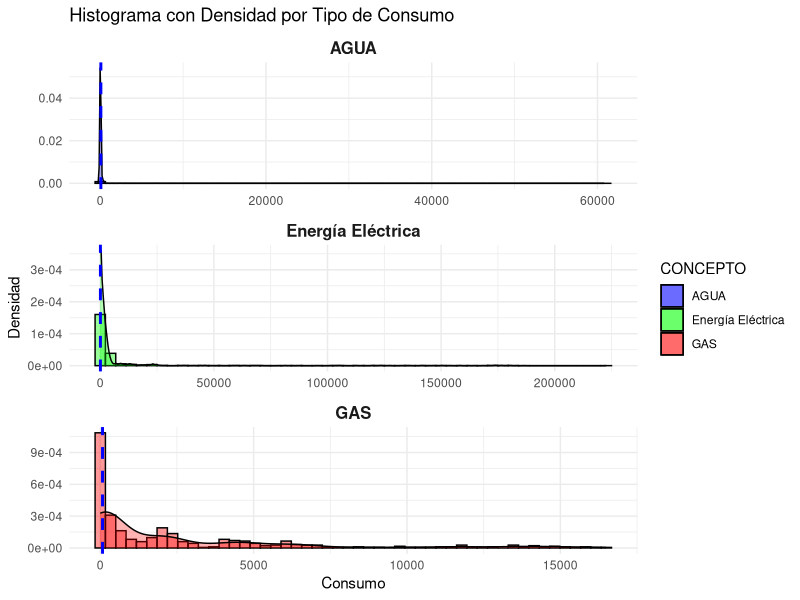
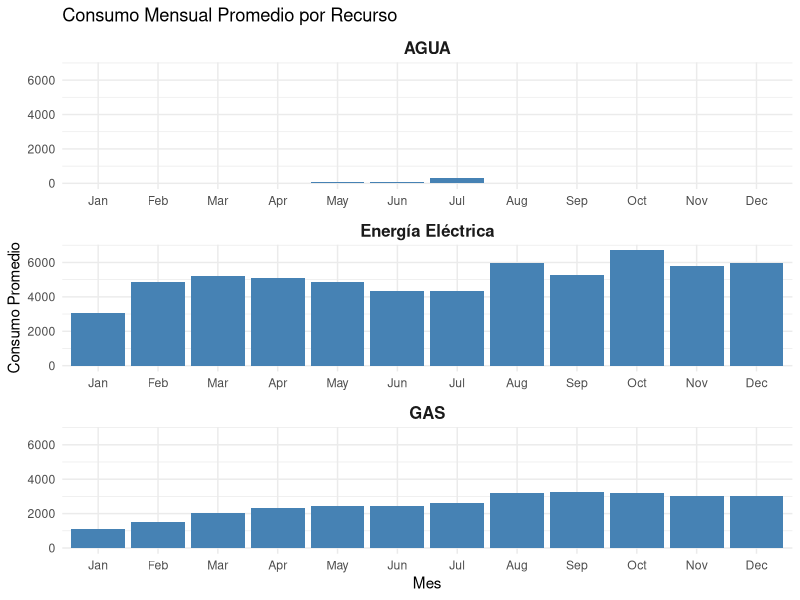
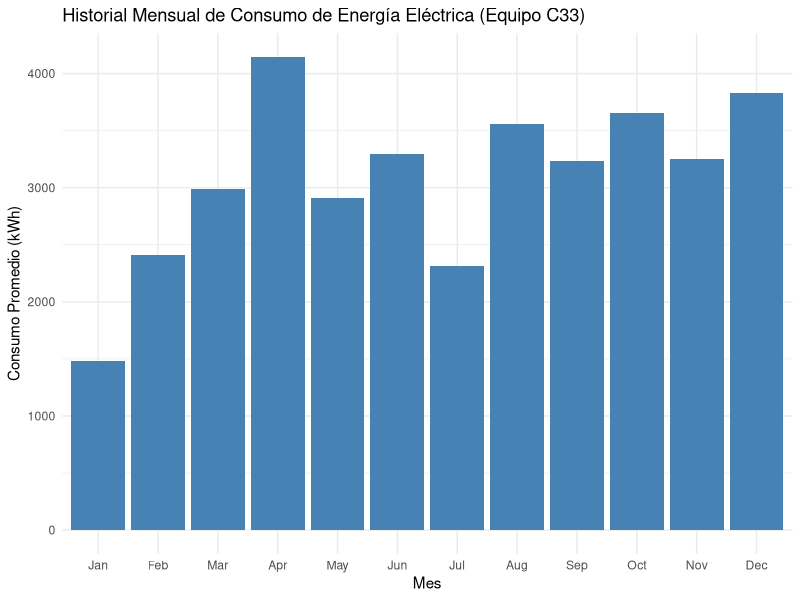
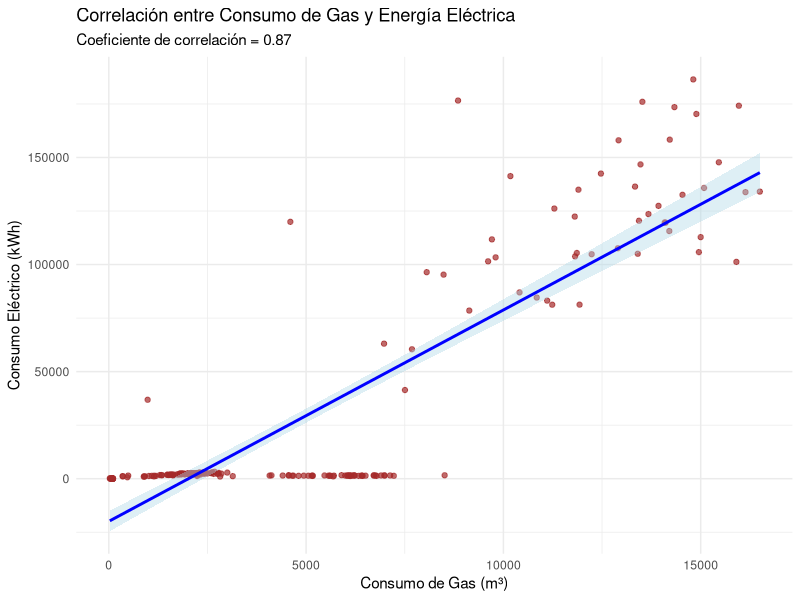

Here is the R script that generated these plots, in order:
## ---- chunk 1
knitr::opts_chunk$set(echo = TRUE)
## ---- chunk 2
data_f <- read.csv("./dataset/data_f.csv", stringsAsFactors = FALSE, check.names = FALSE, row.names = NULL, sep = ";")
## ---- chunk 3
library(dplyr)

# Elimina filas donde FECHA INICIO es NA
data_f <- data_f %>%
  filter(!(is.na(`FECHA INICIO`) | `FECHA INICIO` == ""))

# Elimina filas donde CONSUMO es NA
data_f <- data_f %>% 
  filter(!is.na(CONSUMO) & CONSUMO != "")

# Elimina filas donde CONCEPTO es NA
data_f <- data_f %>% 
  filter(!is.na(CONCEPTO) & CONCEPTO != "")

# Modifica la (,) por (.) en 3 variables
data_f <- data_f %>%
  mutate(
    CONSUMO = as.numeric(gsub(",", ".", CONSUMO)),
    ID = as.character(ID),
    `ID Unico` = as.character(`ID Unico`)
  )

# Informe:
data_original <- read.csv("./dataset/data_f.csv", stringsAsFactors = FALSE, check.names = FALSE, row.names = NULL, sep = ";")
diferencia_filas <-nrow(data_original) - nrow(data_f)
cat("cantidad de filas eliminadas: ", diferencia_filas)
cat("cantidad de datos ajustados: ", nrow(data_f)*3)

rm(data_original)
## ---- chunk 4
library(knitr)
concepto <- c("A. COMPRIMIDO", "AGUA", "CDD", "Delta P", "Energía Eléctrica", "Energía Refrigeración", "GAS", "HDD", "Running Time", "VACIO", "VAPOR")

unidades<- c("[m3]", "[m3]", "[°C]", "[inHg] [mBAR]", "[kWh]", "[TNh]", "[m3]", "[°C]", "[hrs]", "[m3]", "[kg] [Tn]")

tabla_variables <- data.frame(concepto, unidades)

# Mostrar la tabla con knitr
kable(tabla_variables, caption = "Tabla de unidades de cada concepto")
## ---- chunk 5
library(knitr)
# Definir los vectores con los datos
variables <- c("FECHA INICIO", "FECHA TERMINO", "CONCEPTO", "LINE", 
               "KEY Equipment", "UNIDAD", "CONSUMO", "ID", "ID Unico", 
               "ID FABRICACION")

tipos <- c("continua", "continua", "nominal", "nominal", "nominal", "nominal", 
           "Continua", "Discreta", "Discreta", "nominal")

# Crear el data frame
tabla_variables <- data.frame(variables, tipos)

# Mostrar la tabla con knitr
kable(tabla_variables, caption = "Tabla de variables y tipos de datos")
## ---- chunk 6
library(knitr)
media_data  <- aggregate(CONSUMO ~ CONCEPTO, data = data_f, FUN = mean)
kable(media_data, caption = "Media de consumo por Concepto", digits = 2)
## ---- chunk 7
library(knitr)
mediana_data <- aggregate(CONSUMO ~ CONCEPTO, data = data_f, FUN = median)
kable(mediana_data, caption = "Mediana de consumo por Concepto", digits = 2)
## ---- chunk 8
library(knitr)
# Función para calcular la moda
getmode <- function(v) {
  uniqv <- unique(v)
  uniqv[which.max(tabulate(match(v, uniqv)))]
}
moda_data <- aggregate(CONSUMO ~ CONCEPTO, data = data_f, FUN = getmode)
kable(moda_data, caption = "moda de consumo por Concepto", digits = 2)
## ---- chunk 9
library(knitr)
sd_data  <- aggregate(CONSUMO ~ CONCEPTO, data = data_f, FUN = sd)
kable(sd_data, caption = "Desv. estándar de consumo por Concepto", digits = 2)
## ---- chunk 10
library(knitr)
cv_data <- aggregate(CONSUMO ~ CONCEPTO, data = data_f, FUN = function(x) sd(x) / mean(x))
kable(sd_data, caption = "Coeficiente de variación de consumo por Concepto", digits = 2)
## ---- chunk 11
library(dplyr)
library(knitr)

tabla_resumen <- merge(mediana_data, media_data, by = "CONCEPTO", suffixes = c(".mediana", ".media")) %>%
  merge(moda_data, by = "CONCEPTO") %>%
  merge(sd_data, by = "CONCEPTO", suffixes = c("", ".sd")) %>%
  merge(cv_data, by = "CONCEPTO", suffixes = c("", ".cv")) %>%
  rename(Mediana = CONSUMO.mediana, Media = CONSUMO.media, Moda = CONSUMO, SD = CONSUMO.sd, CV = CONSUMO.cv)

kable(tabla_resumen, caption = "Resumen estadístico de consumo por concepto", digits = 2)
## ---- chunk 12
library(ggplot2)
library(dplyr)

# Filtrar los principales recursos
recursos_principales <- c("GAS", "AGUA", "Energía Eléctrica")
datos_principales <- data_f %>% filter(CONCEPTO %in% recursos_principales)

# Crear el histograma con densidad en formato vertical
ggplot(datos_principales, aes(x = CONSUMO, fill = CONCEPTO)) +
  geom_histogram(aes(y = ..density..), bins = 50, color = "black", alpha = 0.4, position = "identity") +
  geom_density(alpha = 0.3) +
  # Cambiamos ncol = 1 para tener una sola columna (gráficos en fila)
  facet_wrap(~CONCEPTO, scales = "free", ncol = 1) +
  scale_fill_manual(values = c("blue", "green", "red")) +
  geom_vline(aes(xintercept = median(CONSUMO, na.rm = TRUE)), 
             color = "blue", linetype = "dashed", size = 1) +
  labs(title = "Histograma con Densidad por Tipo de Consumo",
       x = "Consumo",
       y = "Densidad",
       fill = "CONCEPTO") +
  theme_minimal() +
  theme(strip.text = element_text(face = "bold", size = 12))
## ---- chunk 13
library(dplyr)
library(lubridate)
library(ggplot2)


data_f$`FECHA TERMINO` <- as.Date(data_f$`FECHA TERMINO`, format = "%d/%m/%Y")

# Filtrar los principales recursos
recursos_principales <- c("GAS", "AGUA", "Energía Eléctrica")
datos_principales <- data_f %>%
  filter(CONCEPTO %in% recursos_principales)

# (Opcional) Convertir CONSUMO a numérico si no lo has hecho antes
datos_principales$CONSUMO <- as.numeric(gsub(",", ".", datos_principales$CONSUMO))

# Extraer el mes de FECHA TERMINO
# 'label = TRUE' crea etiquetas de mes (ej: "Ene", "Feb", etc.)
datos_principales$MES <- month(datos_principales$`FECHA TERMINO`, label = TRUE, abbr = TRUE)

# Agrupar por CONCEPTO y MES, y calcular el promedio de CONSUMO
datos_mensuales <- datos_principales %>%
  group_by(CONCEPTO, MES) %>%
  summarise(promedio_consumo = mean(CONSUMO, na.rm = TRUE)) %>%
  ungroup()

# Crear el gráfico de barras
ggplot(datos_mensuales, aes(x = MES, y = promedio_consumo)) +
  geom_col(fill = "steelblue") +
  facet_wrap(~ CONCEPTO, ncol = 1, scales = "free_x") +  # <-- Cambiar ncol a 1
  labs(title = "Consumo Mensual Promedio por Recurso",
       x = "Mes",
       y = "Consumo Promedio") +
  theme_minimal() +
  theme(strip.text = element_text(face = "bold", size = 12))

## ---- chunk 14
library(dplyr)
library(lubridate)
library(ggplot2)

data_f$`FECHA TERMINO` <- as.Date(data_f$`FECHA TERMINO`, format = "%d/%m/%Y")

# Convertir la columna CONSUMO a numérico (si no lo has hecho antes)
data_f$CONSUMO <- as.numeric(gsub(",", ".", data_f$CONSUMO))

# Filtrar por concepto "Energía Eléctrica" y KEY Equipment = "C33"
datos_principales <- data_f %>%
  filter(CONCEPTO == "Energía Eléctrica", `KEY Equipment` == "C33")

# Extraer el mes de FECHA TERMINO (usa etiqueta abreviada de mes)
datos_principales$MES <- month(datos_principales$`FECHA TERMINO`, label = TRUE, abbr = TRUE)

# Agrupar por MES y calcular el promedio de CONSUMO
datos_mensuales <- datos_principales %>%
  group_by(MES) %>%
  summarise(promedio_consumo = mean(CONSUMO, na.rm = TRUE)) %>%
  ungroup()

# Crear el gráfico de barras
ggplot(datos_mensuales, aes(x = MES, y = promedio_consumo)) +
  geom_col(fill = "steelblue") +
  labs(title = "Historial Mensual de Consumo de Energía Eléctrica (Equipo C33)",
       x = "Mes",
       y = "Consumo Promedio (kWh)") +
  theme_minimal()
## ---- chunk 15
library(dplyr)
library(ggplot2)
library(lubridate)


# 2) Convertir FECHA TERMINO a tipo Date, ajustando el formato de día/mes/año si es necesario
data_f$`FECHA TERMINO` <- as.Date(data_f$`FECHA TERMINO`, format = "%d/%m/%Y")

# 3) Convertir CONSUMO a numérico (si en el CSV viene con coma como separador decimal)
data_f$CONSUMO <- as.numeric(gsub(",", ".", data_f$CONSUMO))

# 4) Agrupar y resumir el consumo de GAS por FECHA TERMINO y KEY Equipment
gas_data <- data_f %>%
  filter(CONCEPTO == "GAS") %>%
  group_by(`FECHA TERMINO`, `KEY Equipment`) %>%
  summarise(consumo_gas = sum(CONSUMO, na.rm = TRUE)) %>%
  ungroup()

# 5) Agrupar y resumir el consumo de Energía Eléctrica por FECHA TERMINO y KEY Equipment
elec_data <- data_f %>%
  filter(CONCEPTO == "Energía Eléctrica") %>%
  group_by(`FECHA TERMINO`, `KEY Equipment`) %>%
  summarise(consumo_elec = sum(CONSUMO, na.rm = TRUE)) %>%
  ungroup()

# 6) Combinar ambos data frames por FECHA TERMINO y KEY Equipment
combined_data <- left_join(gas_data, elec_data, by = c("FECHA TERMINO", "KEY Equipment"))

# 7) Calcular la correlación (opcional, pero útil)
corr_value <- cor(combined_data$consumo_gas, combined_data$consumo_elec, use = "complete.obs")
corr_value
# Imprime el valor de correlación en la consola

# 8) Crear el diagrama de dispersión con la línea de regresión
ggplot(combined_data, aes(x = consumo_gas, y = consumo_elec)) +
  geom_point(color = "brown", alpha = 0.7) +  # Puntos
  geom_smooth(method = "lm", color = "blue", fill = "lightblue") +  # Línea de regresión con banda de confianza
  labs(title = "Correlación entre Consumo de Gas y Energía Eléctrica",
       subtitle = paste("Coeficiente de correlación =", round(corr_value, 2)),
       x = "Consumo de Gas (m³)",
       y = "Consumo Eléctrico (kWh)") +
  theme_minimal()
